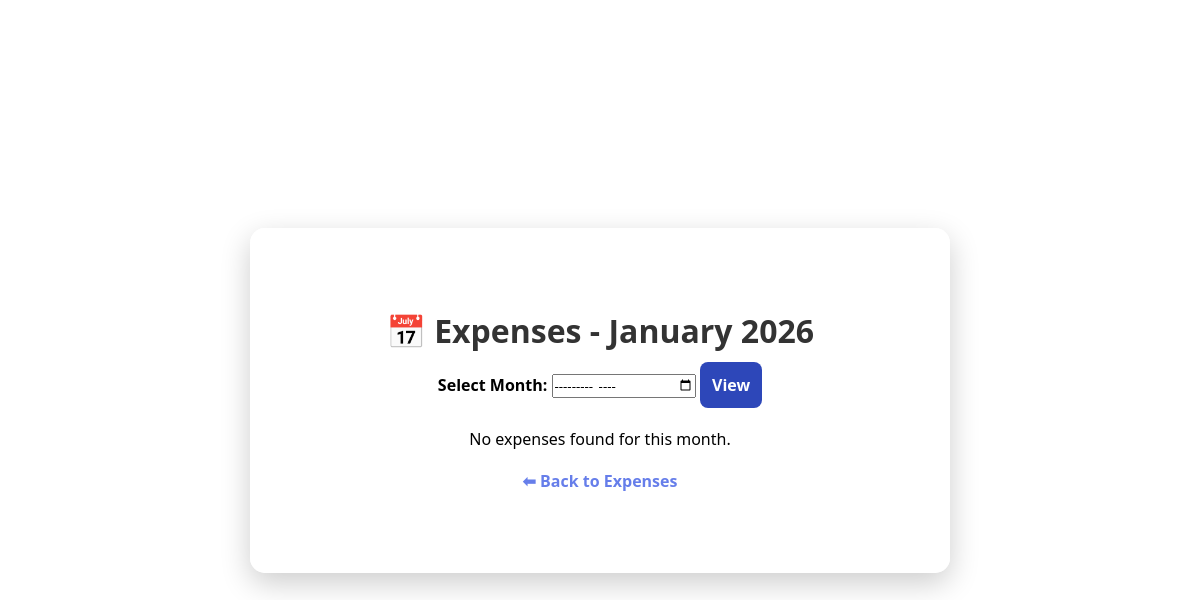
Page /past-month (signed in) on the earlier database version.
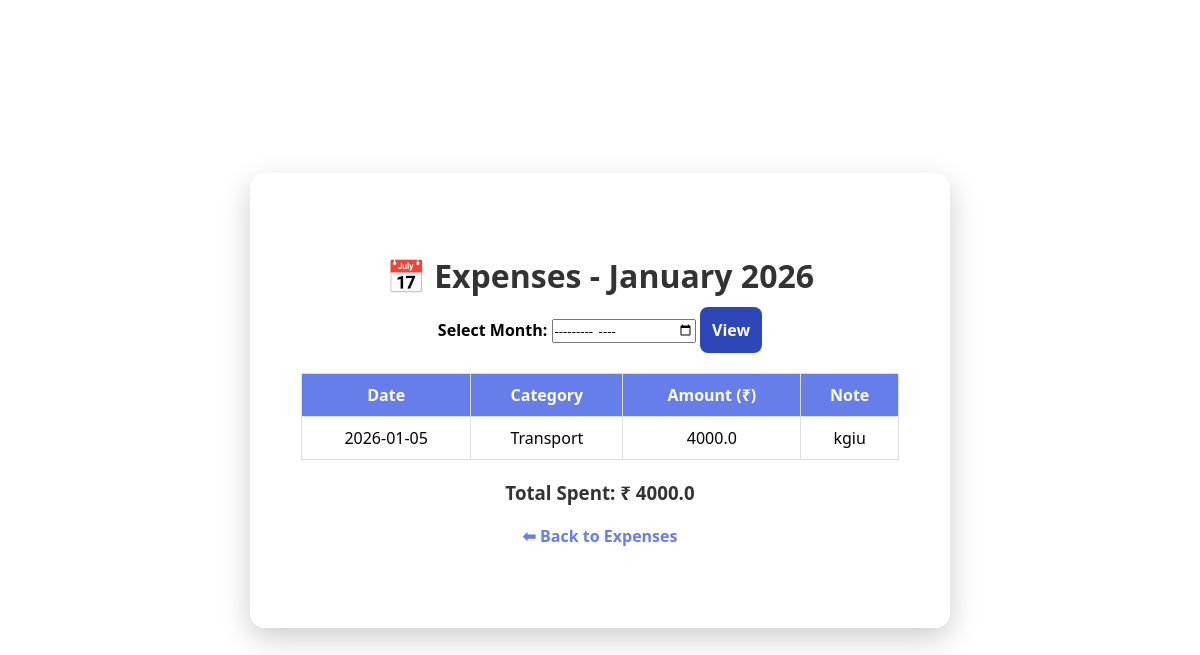
Same page on the later database version.
### tables this page shows
CREATE TABLE expenses (
            id INTEGER PRIMARY KEY AUTOINCREMENT,
            username TEXT NOT NULL,
            amount REAL NOT NULL,
            category TEXT NOT NULL,
            date TEXT NOT NULL,
            note TEXT
        );

### app.py (the view)
@app.route("/past-month")
def past_month_expenses():
    if "user" not in session:
        return redirect("/login")
    username = session["user"]
    selected_month = request.args.get("month")
    today = datetime.today()
    if selected_month:
        selected_date = datetime.strptime(selected_month, "%Y-%m")
        start_date = selected_date.replace(day=1)
        if selected_date.month == 12:
            end_date = selected_date.replace(year=selected_date.year+1, month=1, day=1) - timedelta(days=1)
        else:
            end_date = selected_date.replace(month=selected_date.month+1, day=1) - timedelta(days=1)
    else:
        first_day_current_month = today.replace(day=1)
        end_date = first_day_current_month - timedelta(days=1)
        start_date = end_date.replace(day=1)
    conn = get_db_connection()
    expenses = conn.execute("""
        SELECT * FROM expenses
        WHERE username = ? AND date BETWEEN ? AND ?
        ORDER BY date DESC
    """, (username,
          start_date.strftime("%Y-%m-%d"),
          end_date.strftime("%Y-%m-%d"))).fetchall()
    conn.close()
    total = sum(expense["amount"] for expense in expenses)
    return render_template(
        "past_month.html",
        expenses=expenses,
        total=total,
        month=start_date.strftime("%B %Y")
    )

### app.py (called while the page is built)
def get_db_connection():
    conn = sqlite3.connect("expenses.db")
    conn.row_factory = sqlite3.Row
    return conn

### templates/past_month.html (shortened to what this page needs)
<!DOCTYPE html>
<html>
<head>
    <link rel="stylesheet" href="{{ url_for('static', filename='style.css') }}">
</head>
<body>
<div class="container" style="width:700px;">
    <h1>📅 Expenses - {{ month }}</h1>
    <form method="GET" style="margin-bottom:20px; text-align:center;">
        <label style="font-weight:bold;">Select Month:</label>
        <input type="month" name="month" required>
        <button type="submit" class="btn primary">View</button>
    </form>
    {% if expenses %}
    <table class="expense-table">
        <thead>
            <tr>
                <th>Date</th>
                <th>Category</th>
                <th>Amount (₹)</th>
                <th>Note</th>
            </tr>
        </thead>
        <tbody>
        {% for expense in expenses %}
            <tr>
                <td>{{ expense.date }}</td>
                <td>{{ expense.category }}</td>
                <td>{{ expense.amount }}</td>
                <td>{{ expense.note or "-" }}</td>
            </tr>
        {% endfor %}
        </tbody>
    </table>
    <h3 class="total">Total Spent: ₹ {{ total }}</h3>
    {% else %}
        <p>No expenses found for this month.</p>
    {% endif %}
    <a href="/expenses" class="back-link">⬅ Back to Expenses</a>
</div>
</body>
</html>

Differences in the rows shown:
added expenses: date "2026-01-05", category "Transport", amount "4000.0", note "kgiu"
Other differences:
{{ total }}: (not shown) → "4000.0"
text no longer shown: "No expenses found for this month."
text now shown: "Date Category Amount (₹) Note Total Spent: ₹"
